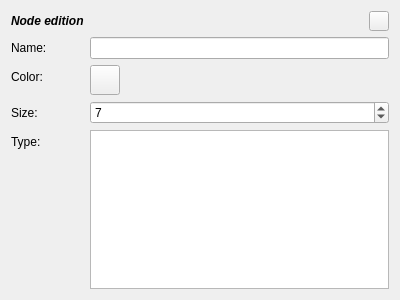
<?xml version="1.0" encoding="UTF-8"?>
<ui version="4.0">
 <class>NodeForm</class>
 <widget class="QWidget" name="NodeForm">
  <property name="geometry">
   <rect>
    <x>0</x>
    <y>0</y>
    <width>400</width>
    <height>300</height>
   </rect>
  </property>
  <property name="windowTitle">
   <string>Form</string>
  </property>
  <layout class="QFormLayout" name="formLayout">
   <item row="1" column="0">
    <widget class="QLabel" name="label">
     <property name="font">
      <font>
       <weight>75</weight>
       <italic>true</italic>
       <bold>true</bold>
      </font>
     </property>
     <property name="text">
      <string>Node edition</string>
     </property>
    </widget>
   </item>
   <item row="1" column="1">
    <layout class="QHBoxLayout" name="horizontalLayout">
     <item>
      <spacer name="horizontalSpacer">
       <property name="orientation">
        <enum>Qt::Horizontal</enum>
       </property>
       <property name="sizeHint" stdset="0">
        <size>
         <width>40</width>
         <height>20</height>
        </size>
       </property>
      </spacer>
     </item>
     <item>
      <widget class="QPushButton" name="quitButton">
       <property name="minimumSize">
        <size>
         <width>20</width>
         <height>20</height>
        </size>
       </property>
       <property name="maximumSize">
        <size>
         <width>20</width>
         <height>20</height>
        </size>
       </property>
       <property name="text">
        <string/>
       </property>
       <property name="icon">
        <iconset resource="app.qrc">
         <normaloff>:/ressources/images/quit.png</normaloff>:/ressources/images/quit.png</iconset>
       </property>
      </widget>
     </item>
    </layout>
   </item>
   <item row="2" column="0">
    <widget class="QLabel" name="label_2">
     <property name="text">
      <string>Name: </string>
     </property>
    </widget>
   </item>
   <item row="2" column="1">
    <widget class="QLineEdit" name="lineName"/>
   </item>
   <item row="3" column="0">
    <widget class="QLabel" name="label_3">
     <property name="text">
      <string>Color: </string>
     </property>
    </widget>
   </item>
   <item row="3" column="1">
    <widget class="QPushButton" name="colorButton">
     <property name="minimumSize">
      <size>
       <width>30</width>
       <height>30</height>
      </size>
     </property>
     <property name="maximumSize">
      <size>
       <width>30</width>
       <height>30</height>
      </size>
     </property>
     <property name="text">
      <string/>
     </property>
    </widget>
   </item>
   <item row="4" column="0">
    <widget class="QLabel" name="label_4">
     <property name="text">
      <string>Size: </string>
     </property>
    </widget>
   </item>
   <item row="4" column="1">
    <widget class="QSpinBox" name="spinSize">
     <property name="maximum">
      <number>100</number>
     </property>
     <property name="value">
      <number>7</number>
     </property>
    </widget>
   </item>
   <item row="5" column="0">
    <widget class="QLabel" name="label_5">
     <property name="text">
      <string>Type: </string>
     </property>
    </widget>
   </item>
   <item row="5" column="1">
    <widget class="QTableWidget" name="tableType"/>
   </item>
  </layout>
 </widget>
 <resources>
  <include location="app.qrc"/>
 </resources>
 <connections/>
</ui>
